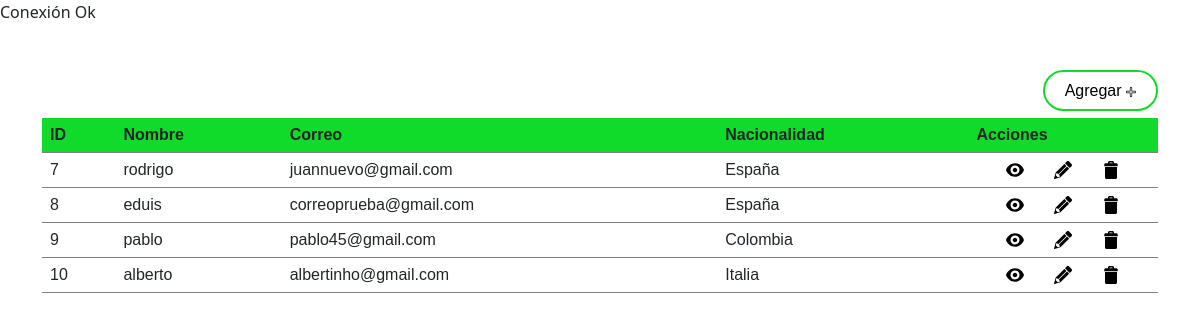
The page /ProyectoFinal/principal.php on the database its author committed.
### tables this page shows
CREATE TABLE `persona` (
  `id` int(11) NOT NULL,
  `nombre` varchar(50) NOT NULL,
  `password` varchar(10) NOT NULL,
  `correo` varchar(100) NOT NULL,
  `nacionalidad` varchar(50) NOT NULL
);

### ProyectoFinal/principal.php (the view)
<?php
    include 'conexion.php';
    try {
        $s=$con->prepare("SELECT * from persona");
        if($s->execute()){
            if($s->rowCount()>=1){
                $r=$s->fetchAll(PDO::FETCH_OBJ);
            }
        }
    } catch (PDOException $e) {
        echo "Error".$e->getMessage();
    }
    include 'head.php';
?>
</head>
<body>
    <div class="main">
        <div class="container col-right">
            <div class="button">
                <a href="insertar.php">Agregar <img src="img/mas.svg" width="10px" alt=""></a>
            </div>
            <div class="table">
                <table>
                    <tr>
                        <th>ID</th>
                        <th>Nombre</th>
                        <th>Correo</th>
                        <th>Nacionalidad</th>
                        <th>Acciones</th>
                    </tr>
                    <?php
                        foreach($r as $per){
                            echo "
                                <tr>
                                    <td> $per->id</td>
                                    <td> $per->nombre</td>
                                    <td> $per->correo</td>
                                    <td> $per->nacionalidad</td>
                                    <td class='icons'>
                                        <a href='datos.php?ID=".$per->id."'>
                                            <img src='img/vista.svg'>
                                        </a>
                                        <a href='actualizar.php?ID=".$per->id."'>
                                            <img src='img/lapiz.svg'>
                                        </a>
                                        <a href='eliminar.php?ID=".$per->id."'>
                                            <img src='img/tacho.svg'>
                                        </a>
                                    </td>
                                </tr>
                            ";
                        }
                    ?>
                </table>
            </div>
        </div>
    </div>
</body>
</html>

### ProyectoFinal/head.php (shortened to what this page needs)
<!DOCTYPE html>
<html lang="en">
<head>
    <link rel="stylesheet" href="css/estilos.css">
    <link href="https://cdn.jsdelivr.net/npm/bootstrap@5.3.0-alpha3/dist/css/bootstrap.min.css" rel="stylesheet">

### ProyectoFinal/css/estilos.css (style rules this page uses)
* { font-family: arial, sans-serif; }
.main { width: 100%; margin: 40px 0; display: flex; flex-direction: column; align-items: center; justify-content: center; }
.container { width: 50%; margin: 0; display: flex; flex-direction: column; align-items: center; justify-content: center; }
.table { width: 100%; }
.table table { width: 100%; font-family: arial, sans-serif; border-collapse: collapse; border-radius: 5px; }
td, th, td { border: 1px solid #dddddd; text-align: left; padding: 8px; vertical-align: middle; }
th { background-color: rgb(16, 219, 43); }
.button { width: auto; margin: 15px 0; vertical-align: middle; box-sizing: border-box; transition: transform .2s; }
.button a { vertical-align: middle; box-sizing: border-box; }
.button a:link, .button a:visited { background-color: white; color: black; border: 2px solid rgb(16, 219, 43); border-radius: 100px; padding: 10px 20px; text-align: center; text-decoration: none; }
.icons { display: flex; flex-direction: row; flex-wrap: wrap; align-items: flex-start; justify-content: space-evenly; }
.table tr td a img { width: 18px; transition: transform .2s; }
.col-right { flex-direction: column; align-items: flex-end; }

### rows shown on the page
persona: id "7", nombre "rodrigo", correo "juannuevo@gmail.com", nacionalidad "España"
persona: id "8", nombre "eduis", correo "correoprueba@gmail.com", nacionalidad "España"
persona: id "9", nombre "pablo", correo "pablo45@gmail.com", nacionalidad "Colombia"
persona: id "10", nombre "alberto", correo "albertinho@gmail.com", nacionalidad "Italia"
